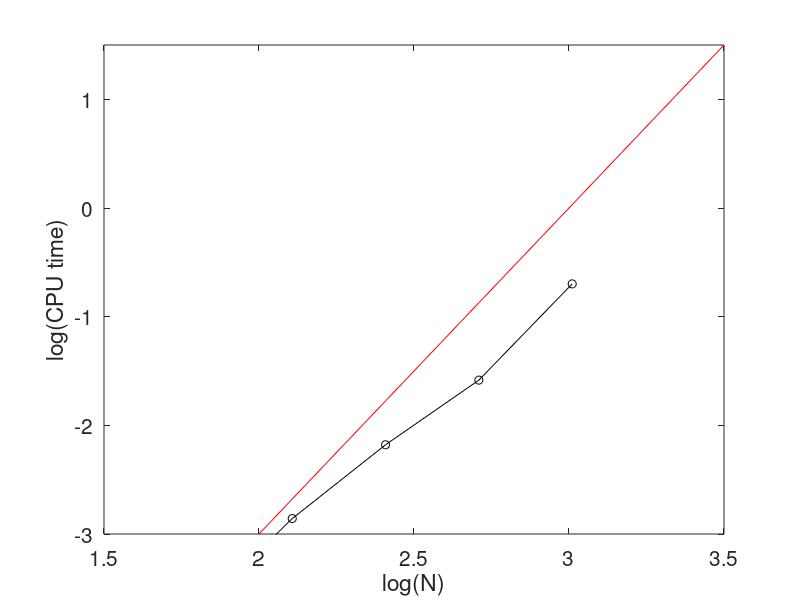

Recreate this plot in MATLAB.
clear all
close all

%---
for p=1:10
%---

N = 2^p;

for i=1:N
 for j=1:N
  A(i,j) = rand;
 end
 b(i) = rand;
end

initime = cputime

sol = b/A';

exectime = cputime-initime

plotx(p) = log10(N);;
ploty(p) = log10(exectime);

%---
end
%---

figure(1)
hold on
hold on
box on
xlabel('log(N)','fontsize',15)
ylabel('log(CPU time)','fontsize',15)
set(gca,'fontsize',15)
plot(plotx,ploty,'k-o')
plot([2 3.5],[-3, 1.5],'r-')
axis([1.5 3.5 -3.0 1.5])


